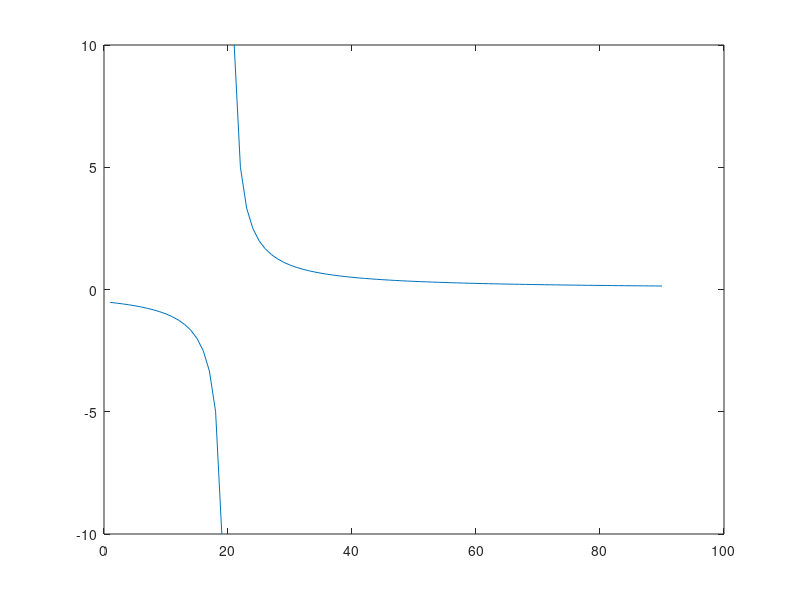
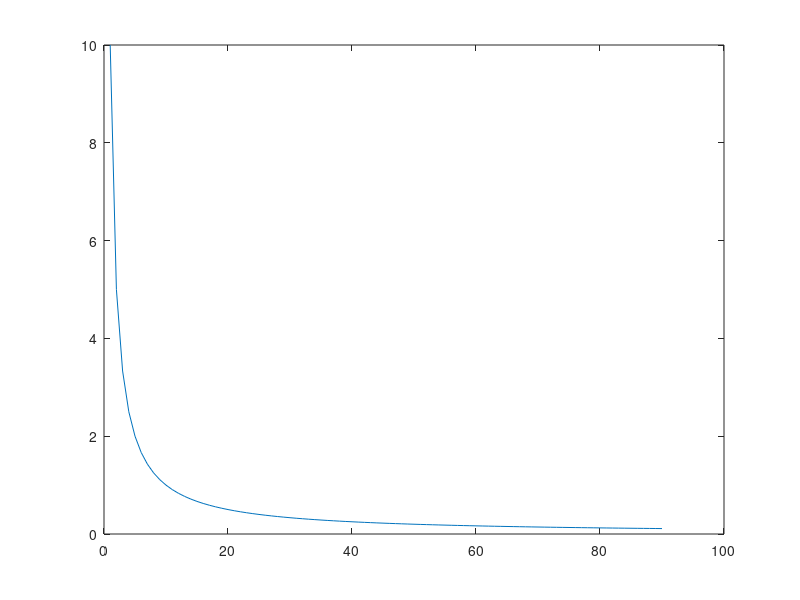
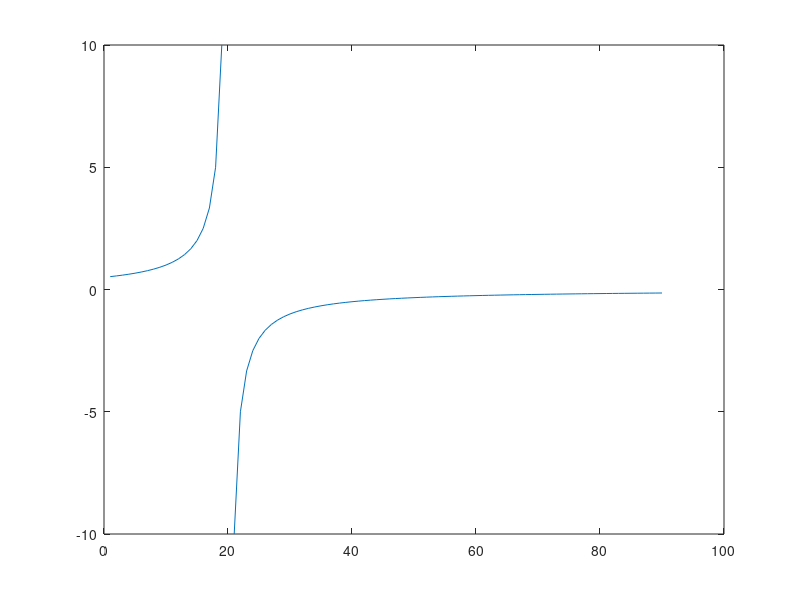
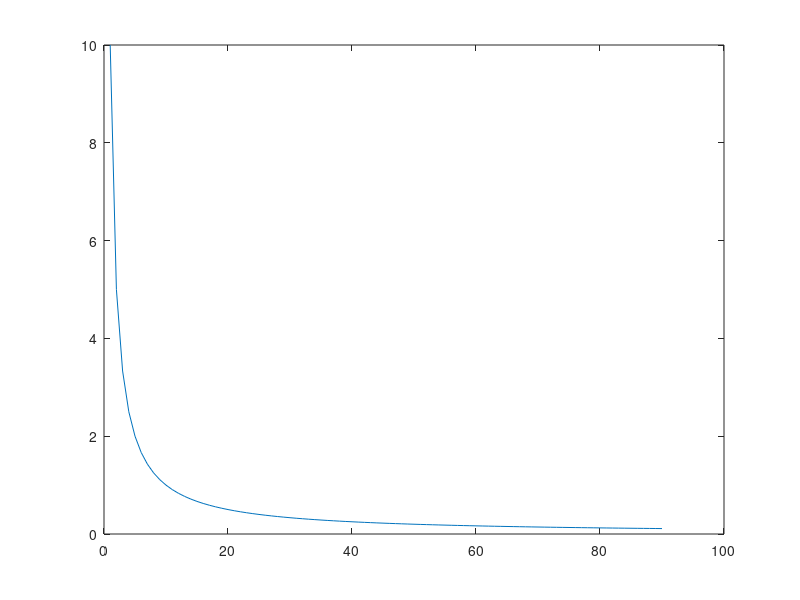

MATLAB code to generate these figures, in order:
%test ttc
%i is in front of j
x_i_j=10;  
v_i=1:1:90;
v_j=20;
y1=x_i_j./(v_i-v_j);
y2=x_i_j./v_i;
figure(1)
plot(v_i,y1);
figure(2)
plot(v_i,y2);

%j is in front of i
y3=-x_i_j./(v_i-v_j);
y4=x_i_j./v_i;
figure(3)
plot(v_i,y3);
figure(4)
plot(v_i,y4);